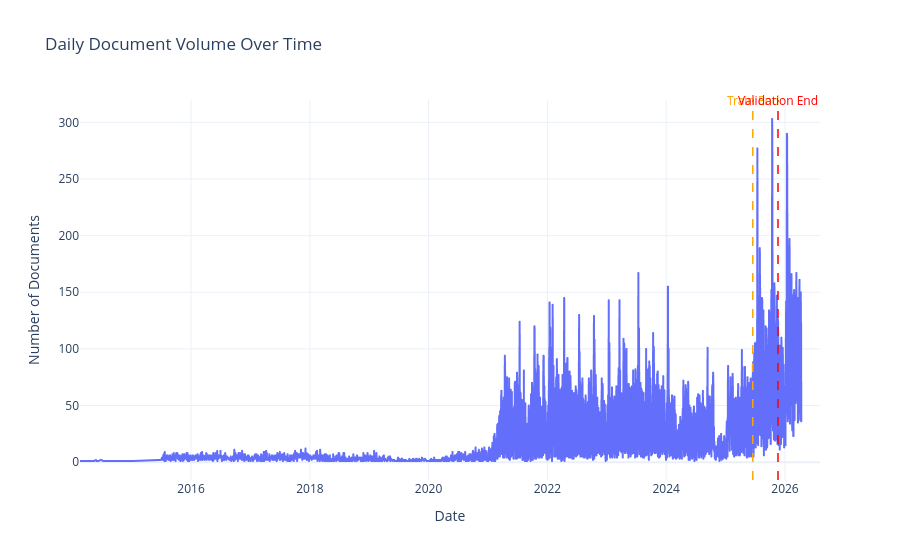
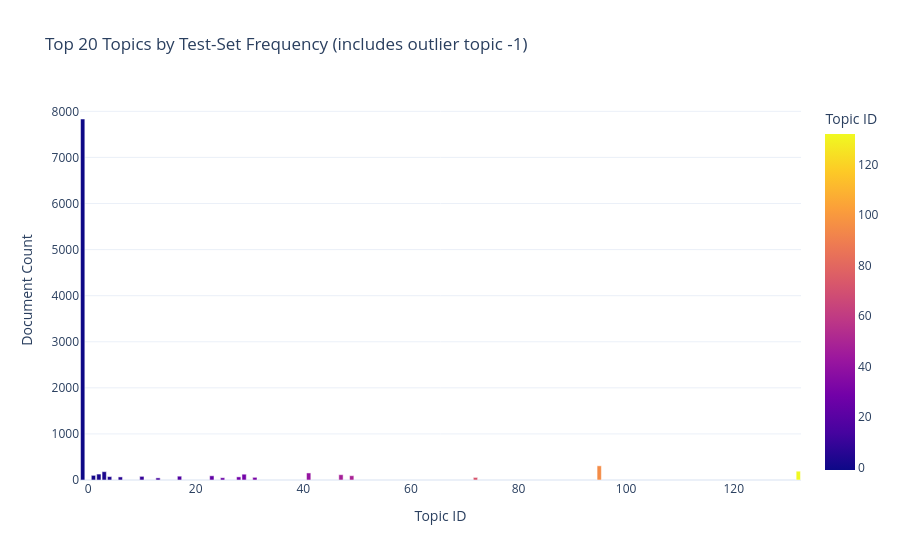
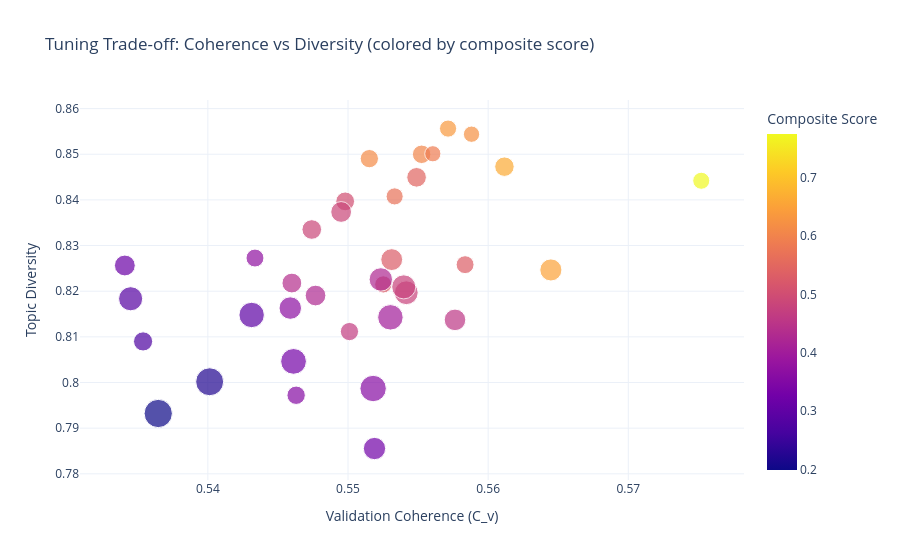
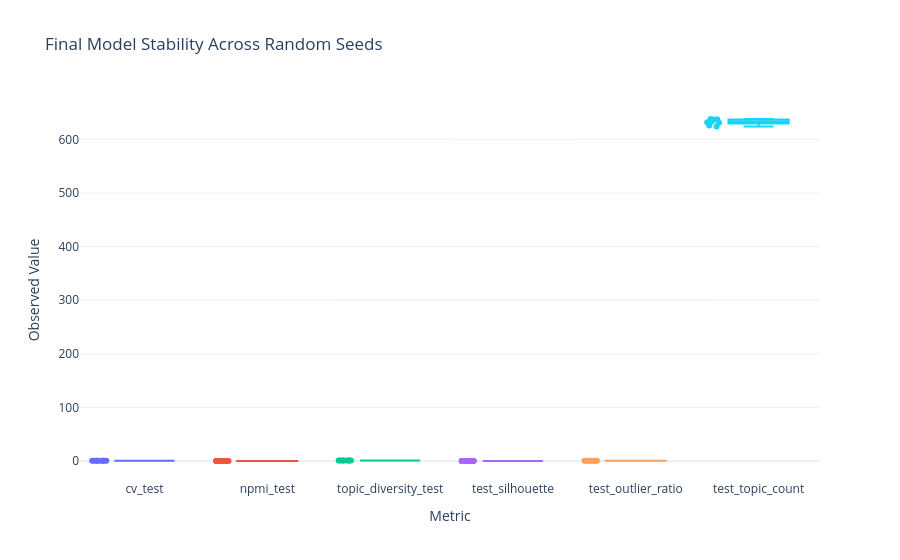

The cell these charts' notebook holds for them, in order:
### Markdown cell above
Generates scientific figures for trends, topic prevalence, tuning trade-offs, and stability.

### Code cell
# ---------- Figure 1: Document intensity over time (all splits) ----------
plot_df = df[['date']].copy()
plot_df['date'] = pd.to_datetime(plot_df['date'])
plot_df['day'] = plot_df['date'].dt.floor('D')

daily_counts = plot_df.groupby('day').size().reset_index(name='documents')

split_dates = {
    'train_end': pd.to_datetime(train_df['date']).max(),
    'val_start': pd.to_datetime(val_df['date']).min(),
    'val_end': pd.to_datetime(val_df['date']).max(),
    'test_start': pd.to_datetime(test_df['date']).min()
}

fig_daily = px.line(
    daily_counts,
    x='day',
    y='documents',
    title='Daily Document Volume Over Time',
    labels={'day': 'Date', 'documents': 'Number of Documents'}
)


def add_date_marker(fig, date_value, label, color):
    if pd.isna(date_value):
        return
    marker_x = pd.to_datetime(date_value).to_pydatetime()
    fig.add_shape(
        type='line',
        x0=marker_x,
        x1=marker_x,
        y0=0,
        y1=1,
        xref='x',
        yref='paper',
        line=dict(color=color, dash='dash', width=1.5)
    )
    fig.add_annotation(
        x=marker_x,
        y=1,
        xref='x',
        yref='paper',
        yshift=10,
        text=label,
        showarrow=False,
        font=dict(color=color)
    )


add_date_marker(fig_daily, split_dates['train_end'], 'Train End', 'orange')
add_date_marker(fig_daily, split_dates['val_end'], 'Validation End', 'red')
fig_daily.update_layout(template='plotly_white')
fig_daily.show()

# ---------- Figure 2: Topic prevalence in final test assignment ----------
if 'test_topics' in globals():
    topic_counts = pd.Series(test_topics).value_counts(dropna=False).rename_axis('topic').reset_index(name='count')
    topic_counts['topic'] = topic_counts['topic'].astype(int)
    topic_counts = topic_counts.sort_values('count', ascending=False)

    fig_topic_prev = px.bar(
        topic_counts.head(20),
        x='topic',
        y='count',
        color='topic',
        title='Top 20 Topics by Test-Set Frequency (includes outlier topic -1)',
        labels={'topic': 'Topic ID', 'count': 'Document Count'}
    )
    fig_topic_prev.update_layout(showlegend=False, template='plotly_white')
    fig_topic_prev.show()
else:
    print('Topic prevalence figure skipped (`test_topics` not available).')

# ---------- Figure 3: Hyperparameter trade-off map ----------
if {'cv_val', 'topic_diversity', 'composite_score', 'n_neighbors', 'min_cluster_size'}.issubset(tuning_results.columns):
    fig_tradeoff = px.scatter(
        tuning_results,
        x='cv_val',
        y='topic_diversity',
        color='composite_score',
        size='n_topics' if 'n_topics' in tuning_results.columns else None,
        hover_data=['n_neighbors', 'n_components', 'min_cluster_size', 'min_samples', 'fit_seconds'],
        title='Tuning Trade-off: Coherence vs Diversity (colored by composite score)',
        labels={'cv_val': 'Validation Coherence (C_v)', 'topic_diversity': 'Topic Diversity', 'composite_score': 'Composite Score'}
    )
    fig_tradeoff.update_layout(template='plotly_white')
    fig_tradeoff.show()

# ---------- Figure 4: Seed stability profile ----------
if not seed_results.empty:
    long_seed = seed_results.melt(
        id_vars=['seed'],
        value_vars=['cv_test', 'npmi_test', 'topic_diversity_test', 'test_silhouette', 'test_outlier_ratio', 'test_topic_count'],
        var_name='metric',
        value_name='value'
    )

    fig_seed_box = px.box(
        long_seed,
        x='metric',
        y='value',
        points='all',
        color='metric',
        title='Final Model Stability Across Random Seeds',
        labels={'metric': 'Metric', 'value': 'Observed Value'}
    )
    fig_seed_box.update_layout(showlegend=False, template='plotly_white')
    fig_seed_box.show()

# ---------- Figure 5: Fold-level metric heatmap ----------
if {'fold', 'cv_val', 'npmi_val', 'topic_diversity', 'intra_topic_similarity', 'inter_topic_similarity'}.issubset(cv_results.columns):
    fold_summary = cv_results.groupby('fold', as_index=False)[
        ['cv_val', 'npmi_val', 'topic_diversity', 'intra_topic_similarity', 'inter_topic_similarity']
    ].mean()

    z_values = fold_summary[['cv_val', 'npmi_val', 'topic_diversity', 'intra_topic_similarity', 'inter_topic_similarity']].to_numpy()

    fig_heat = go.Figure(data=go.Heatmap(
        z=z_values,
        x=['C_v', 'NPMI', 'Diversity', 'Intra Sim', 'Inter Sim'],
        y=[f"Fold {int(f)}" for f in fold_summary['fold']],
        colorscale='Viridis',
        colorbar=dict(title='Mean Value')
    ))
    fig_heat.update_layout(
        title='Fold-wise Average Metrics During Hyperparameter Tuning',
        xaxis_title='Metric',
        yaxis_title='Time-Series CV Fold',
        template='plotly_white'
    )
    fig_heat.show()

print('Scientific visualizations generated.')

### Figure 1 — Plotly figure (JSON) as saved in the notebook; plotly's stock layout.template omitted (floating-point values rounded to 4 significant figures; data arrays with more than 128 entries replaced by an {"elided": "..."} marker saying what was removed)
{"data": [{"hovertemplate": "Date=%{x}<br>Number of Documents=%{y}<extra></extra>", "legendgroup": "", "line": {"color": "#636efa", "dash": "solid"}, "marker": {"symbol": "circle"}, "mode": "lines", "name": "", "showlegend": false, "type": "scattergl", "x": {"elided": "3302 str values"}, "xaxis": "x", "y": {"elided": "3302 int values"}, "yaxis": "y"}], "layout": {"annotations": [{"font": {"color": "orange"}, "showarrow": false, "text": "Train End", "x": "2025-06-16T22:56:30+00:00", "xref": "x", "y": 1, "yref": "paper", "yshift": 10}, {"font": {"color": "red"}, "showarrow": false, "text": "Validation End", "x": "2025-11-18T23:36:34+00:00", "xref": "x", "y": 1, "yref": "paper", "yshift": 10}], "legend": {"tracegroupgap": 0}, "shapes": [{"line": {"color": "orange", "dash": "dash", "width": 1.5}, "type": "line", "x0": "2025-06-16T22:56:30+00:00", "x1": "2025-06-16T22:56:30+00:00", "xref": "x", "y0": 0, "y1": 1, "yref": "paper"}, {"line": {"color": "red", "dash": "dash", "width": 1.5}, "type": "line", "x0": "2025-11-18T23:36:34+00:00", "x1": "2025-11-18T23:36:34+00:00", "xref": "x", "y0": 0, "y1": 1, "yref": "paper"}], "title": {"text": "Daily Document Volume Over Time"}, "xaxis": {"anchor": "y", "domain": [0, 1], "title": {"text": "Date"}}, "yaxis": {"anchor": "x", "domain": [0, 1], "title": {"text": "Number of Documents"}}}}

### Figure 2 — Plotly figure (JSON) as saved in the notebook; plotly's stock layout.template omitted (floating-point values rounded to 4 significant figures)
{"data": [{"hovertemplate": "Topic ID=%{marker.color}<br>Document Count=%{y}<extra></extra>", "legendgroup": "", "marker": {"color": [-1, 95, 132, 3, 41, 2, 29, 47, 1, 49, 23, 17, 10, 4, 28, 6, 31, 72, 25, 13], "coloraxis": "coloraxis", "pattern": {"shape": ""}}, "name": "", "orientation": "v", "showlegend": false, "textposition": "auto", "type": "bar", "x": [-1, 95, 132, 3, 41, 2, 29, 47, 1, 49, 23, 17, 10, 4, 28, 6, 31, 72, 25, 13], "xaxis": "x", "y": [7834, 308, 191, 181, 153, 129, 126, 115, 101, 93, 91, 83, 79, 74, 68, 67, 58, 56, 49, 46], "yaxis": "y"}], "layout": {"barmode": "relative", "coloraxis": {"colorbar": {"title": {"text": "Topic ID"}}, "colorscale": [[0, "#0d0887"], [0.1111, "#46039f"], [0.2222, "#7201a8"], [0.3333, "#9c179e"], [0.4444, "#bd3786"], [0.5556, "#d8576b"], [0.6667, "#ed7953"], [0.7778, "#fb9f3a"], [0.8889, "#fdca26"], [1, "#f0f921"]]}, "legend": {"tracegroupgap": 0}, "showlegend": false, "title": {"text": "Top 20 Topics by Test-Set Frequency (includes outlier topic -1)"}, "xaxis": {"anchor": "y", "domain": [0, 1], "title": {"text": "Topic ID"}}, "yaxis": {"anchor": "x", "domain": [0, 1], "title": {"text": "Document Count"}}}}

### Figure 3 — Plotly figure (JSON) as saved in the notebook; plotly's stock layout.template omitted (floating-point values rounded to 4 significant figures; data arrays with more than 128 entries replaced by an {"elided": "..."} marker saying what was removed)
{"data": [{"customdata": {"elided": "36x5 float values"}, "hovertemplate": "Validation Coherence (C_v)=%{x}<br>Topic Diversity=%{y}<br>n_topics=%{marker.size}<br>n_neighbors=%{customdata[0]}<br>n_components=%{customdata[1]}<br>min_cluster_size=%{customdata[2]}<br>min_samples=%{customdata[3]}<br>fit_seconds=%{customdata[4]}<br>Composite Score=%{marker.color}<extra></extra>", "legendgroup": "", "marker": {"color": [0.7747, 0.6637, 0.6514, 0.6363, 0.6237, 0.6136, 0.6054, 0.5877, 0.5684, 0.5447, 0.5319, 0.5292, 0.5287, 0.5014, 0.4864, 0.4861, 0.48, 0.4777, 0.4662, 0.4559, 0.4377, 0.4263, 0.4254, 0.4018, 0.3724, 0.3681, 0.3599, 0.3567, 0.3295, 0.3257, 0.3165, 0.2976, 0.287, 0.2742, 0.2211, 0.1994], "coloraxis": "coloraxis", "size": [171.0, 222.7, 286.0, 172.7, 156.7, 196.3, 200.7, 153.7, 172.0, 226.0, 188.7, 174.0, 280.0, 206.7, 226.3, 253.0, 332.0, 340.0, 195.3, 273.7, 230.0, 251.3, 322.3, 380.3, 188.7, 296.0, 408.7, 198.0, 388.7, 291.7, 254.7, 379.0, 341.0, 215.3, 458.0, 469.0], "sizemode": "area", "sizeref": 1.173, "symbol": "circle"}, "mode": "markers", "name": "", "orientation": "v", "showlegend": false, "type": "scatter", "x": [0.5752, 0.5612, 0.5645, 0.5571, 0.5588, 0.5515, 0.5553, 0.5561, 0.5533, 0.5549, 0.5584, 0.5525, 0.5531, 0.5498, 0.5474, 0.5495, 0.5542, 0.554, 0.5501, 0.5576, 0.546, 0.5477, 0.5523, 0.553, 0.5434, 0.5459, 0.5518, 0.5463, 0.5461, 0.5519, 0.5341, 0.5431, 0.5345, 0.5354, 0.5401, 0.5365], "xaxis": "x", "y": [0.8442, 0.8473, 0.8247, 0.8556, 0.8544, 0.849, 0.85, 0.8501, 0.8408, 0.8449, 0.8258, 0.8215, 0.8269, 0.8397, 0.8335, 0.8374, 0.8197, 0.8209, 0.8112, 0.8137, 0.8218, 0.8191, 0.8226, 0.8143, 0.8273, 0.8163, 0.7987, 0.7972, 0.8046, 0.7855, 0.8256, 0.8148, 0.8183, 0.809, 0.8002, 0.7932], "yaxis": "y"}], "layout": {"coloraxis": {"colorbar": {"title": {"text": "Composite Score"}}, "colorscale": [[0, "#0d0887"], [0.1111, "#46039f"], [0.2222, "#7201a8"], [0.3333, "#9c179e"], [0.4444, "#bd3786"], [0.5556, "#d8576b"], [0.6667, "#ed7953"], [0.7778, "#fb9f3a"], [0.8889, "#fdca26"], [1, "#f0f921"]]}, "legend": {"itemsizing": "constant", "tracegroupgap": 0}, "title": {"text": "Tuning Trade-off: Coherence vs Diversity (colored by composite score)"}, "xaxis": {"anchor": "y", "domain": [0, 1], "title": {"text": "Validation Coherence (C_v)"}}, "yaxis": {"anchor": "x", "domain": [0, 1], "title": {"text": "Topic Diversity"}}}}

### Figure 4 — Plotly figure (JSON) as saved in the notebook; plotly's stock layout.template omitted (floating-point values rounded to 4 significant figures)
{"data": [{"alignmentgroup": "True", "boxpoints": "all", "hovertemplate": "Metric=%{x}<br>Observed Value=%{y}<extra></extra>", "legendgroup": "cv_test", "marker": {"color": "#636efa"}, "name": "cv_test", "notched": false, "offsetgroup": "cv_test", "orientation": "v", "showlegend": true, "type": "box", "x": ["cv_test", "cv_test", "cv_test", "cv_test", "cv_test", "cv_test", "cv_test", "cv_test", "cv_test"], "x0": " ", "xaxis": "x", "y": [0.4925, 0.493, 0.4852, 0.5, 0.4872, 0.4821, 0.478, 0.4946, 0.4873], "y0": " ", "yaxis": "y"}, {"alignmentgroup": "True", "boxpoints": "all", "hovertemplate": "Metric=%{x}<br>Observed Value=%{y}<extra></extra>", "legendgroup": "npmi_test", "marker": {"color": "#EF553B"}, "name": "npmi_test", "notched": false, "offsetgroup": "npmi_test", "orientation": "v", "showlegend": true, "type": "box", "x": ["npmi_test", "npmi_test", "npmi_test", "npmi_test", "npmi_test", "npmi_test", "npmi_test", "npmi_test", "npmi_test"], "x0": " ", "xaxis": "x", "y": [-0.001989, 0.000641, -0.007355, 0.01341, -0.0001905, -0.008575, -0.01079, 0.005167, -0.0003689], "y0": " ", "yaxis": "y"}, {"alignmentgroup": "True", "boxpoints": "all", "hovertemplate": "Metric=%{x}<br>Observed Value=%{y}<extra></extra>", "legendgroup": "topic_diversity_test", "marker": {"color": "#00cc96"}, "name": "topic_diversity_test", "notched": false, "offsetgroup": "topic_diversity_test", "orientation": "v", "showlegend": true, "type": "box", "x": ["topic_diversity_test", "topic_diversity_test", "topic_diversity_test", "topic_diversity_test", "topic_diversity_test", "topic_diversity_test", "topic_diversity_test", "topic_diversity_test", "topic_diversity_test"], "x0": " ", "xaxis": "x", "y": [0.8078, 0.8088, 0.8125, 0.815, 0.8027, 0.8088, 0.8086, 0.8091, 0.8111], "y0": " ", "yaxis": "y"}, {"alignmentgroup": "True", "boxpoints": "all", "hovertemplate": "Metric=%{x}<br>Observed Value=%{y}<extra></extra>", "legendgroup": "test_silhouette", "marker": {"color": "#ab63fa"}, "name": "test_silhouette", "notched": false, "offsetgroup": "test_silhouette", "orientation": "v", "showlegend": true, "type": "box", "x": ["test_silhouette", "test_silhouette", "test_silhouette", "test_silhouette", "test_silhouette", "test_silhouette", "test_silhouette", "test_silhouette", "test_silhouette"], "x0": " ", "xaxis": "x", "y": [0.07634, 0.0781, 0.08858, 0.07188, 0.07659, 0.08033, 0.08459, 0.07401, 0.0789], "y0": " ", "yaxis": "y"}, {"alignmentgroup": "True", "boxpoints": "all", "hovertemplate": "Metric=%{x}<br>Observed Value=%{y}<extra></extra>", "legendgroup": "test_outlier_ratio", "marker": {"color": "#FFA15A"}, "name": "test_outlier_ratio", "notched": false, "offsetgroup": "test_outlier_ratio", "orientation": "v", "showlegend": true, "type": "box", "x": ["test_outlier_ratio", "test_outlier_ratio", "test_outlier_ratio", "test_outlier_ratio", "test_outlier_ratio", "test_outlier_ratio", "test_outlier_ratio", "test_outlier_ratio", "test_outlier_ratio"], "x0": " ", "xaxis": "x", "y": [0.583, 0.5689, 0.5773, 0.5778, 0.5762, 0.5774, 0.5786, 0.5701, 0.577], "y0": " ", "yaxis": "y"}, {"alignmentgroup": "True", "boxpoints": "all", "hovertemplate": "Metric=%{x}<br>Observed Value=%{y}<extra></extra>", "legendgroup": "test_topic_count", "marker": {"color": "#19d3f3"}, "name": "test_topic_count", "notched": false, "offsetgroup": "test_topic_count", "orientation": "v", "showlegend": true, "type": "box", "x": ["test_topic_count", "test_topic_count", "test_topic_count", "test_topic_count", "test_topic_count", "test_topic_count", "test_topic_count", "test_topic_count", "test_topic_count"], "x0": " ", "xaxis": "x", "y": [626.0, 633.0, 624.0, 632.0, 631.0, 637.0, 637.0, 638.0, 637.0], "y0": " ", "yaxis": "y"}], "layout": {"boxmode": "overlay", "legend": {"title": {"text": "Metric"}, "tracegroupgap": 0}, "showlegend": false, "title": {"text": "Final Model Stability Across Random Seeds"}, "xaxis": {"anchor": "y", "categoryarray": ["cv_test", "npmi_test", "topic_diversity_test", "test_silhouette", "test_outlier_ratio", "test_topic_count"], "categoryorder": "array", "domain": [0, 1], "title": {"text": "Metric"}}, "yaxis": {"anchor": "x", "domain": [0, 1], "title": {"text": "Observed Value"}}}}
